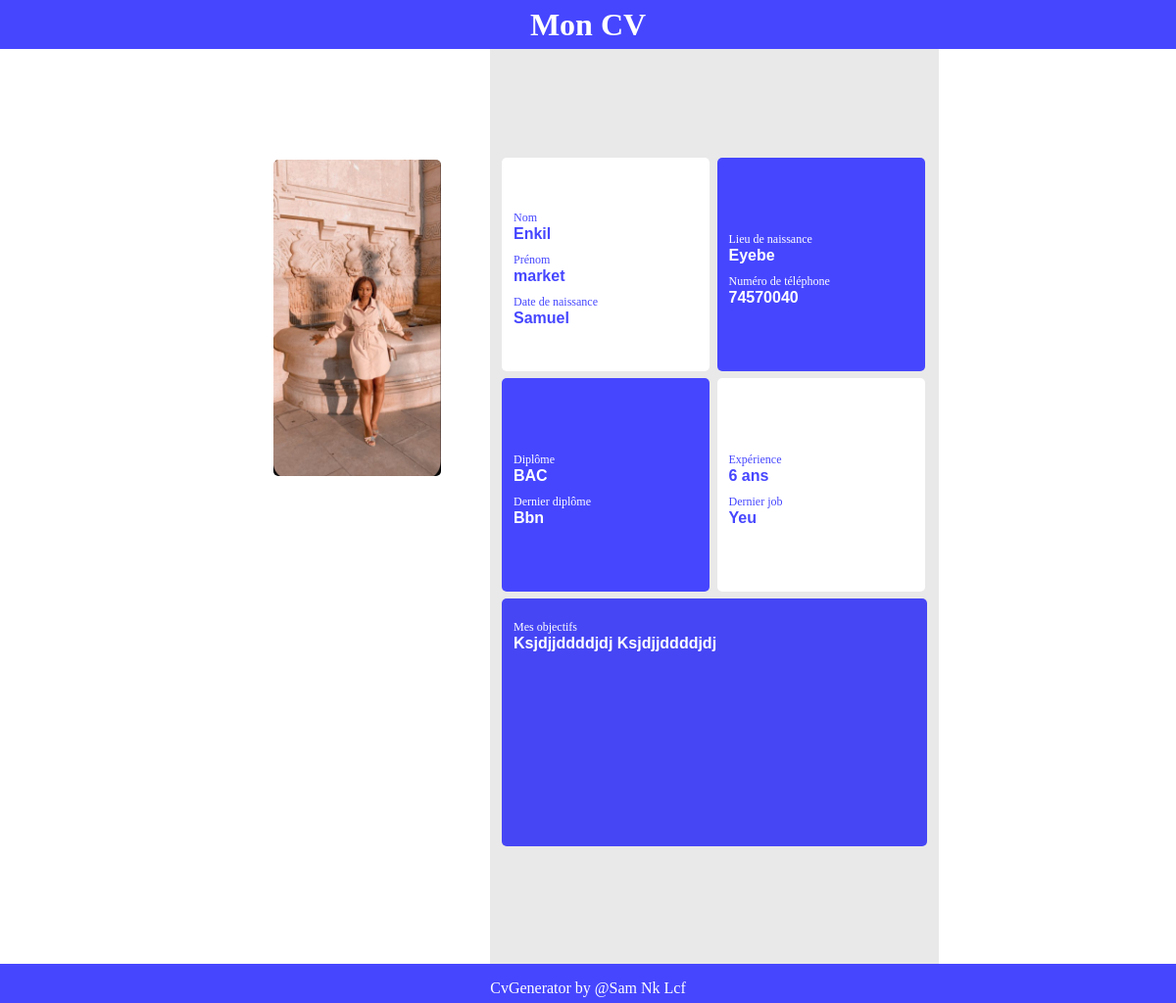
The app's page /voir/24/ (signed in) with its own data.
### cv/models.py (models this page shows, shortened)
class cv(models.Model):
    nom = models.CharField(max_length=120)
    prenom = models.CharField(max_length=120)
    date_de_naissance = models.CharField(max_length=120)
    lieu_de_naissance = models.CharField(max_length=120)
    numero_telephone = models.CharField(max_length=120)
    adresse = models.CharField(max_length=120)
    dipomes = models.CharField(max_length=120)
    last_diplome = models.CharField(max_length=120)
    qualification = models.CharField(max_length=120)
    experience = models.PositiveIntegerField(null=True)
    last_job = models.CharField(max_length=120)
    biograpy = models.TextField(max_length=400)
    date = models.DateTimeField(auto_now_add=True,
                                verbose_name='date de création')
    photo = models.ImageField(blank=True, upload_to='photo')
    user = models.ForeignKey(User, on_delete=models.CASCADE)

### cv/views.py (the view)
# urls.py: path('voir/<int:pk>/', voir.as_view(), name='voir'),
class voir(LoginRequiredMixin, DetailView):
    context_object_name = 'cv'
    model = cv
    template_name = 'cv/voir.html'

### cv/templates/cv/voir.html (shortened to what this page needs)
<!DOCTYPE html>
<html lang="fr">
<head>
    {% load static %}
    <link rel="stylesheet" href="{% static 'cv/index.css' %}">
</head>
<body>
    <header>
        <h1 style="cursor: pointer;">Mon CV</h1>
    </header>
    <main class="main">
            <div class="section1">
                <img src="{{ cv.photo.url }}" alt="Phto" width="171">
            </div>
            <div class="section2">
                <div class="part1">
                    <p>Nom</p>
                    <b>{{ cv.nom }}</b>
                    <p>Prénom</p>
                    <b>{{ cv.prenom }}</b>
                    <p>Date de naissance</p>
                    <b>{{ cv.date_de_naissance }}</b>
                </div>
                <div class="part2">
                    <p>Lieu de naissance</p>
                    <b>{{ cv.lieu_de_naissance }}</b>
                    <p>Numéro de téléphone</p>
                    <b>{{ cv.numero_telephone }}</b>
                </div>
                <div class="part3">
                    <p>Diplôme</p>
                    <b>{{ cv.dipomes }}</b>
                    <p>Dernier diplôme</p>
                    <b>{{ cv.last_diplome }}</b>
                </div>
                <div class="part4">
                    <p>Expérience</p>
                    <b>{{ cv.experience }} ans</b>
                    <p>Dernier job</p>
                    <b>{{ cv.last_job }}</b>
                </div>
                <section class="part5" style="background-color: rgb(70, 70, 245); width: 434px;height: 253px;">
                    <p>Mes objectifs</p>
                    <article class="bio">
                        <b>{{ cv.biograpy }}</b>
                    </article>
                </section>
            </div>
    </main>
    <footer>
        <p>CvGenerator by @Sam Nk Lcf</p>
    </footer>
</body>
</html>

### cv/static/cv/index.css (style rules this page uses)
* { padding: 0; margin: 0; box-sizing: border-box; }
body { width: 730px; margin: 0 auto; }
.main { display: flex; height: 1024px; position: relative; }
.main .section1 { width: 258px; background-color: white; display: flex; flex-direction: column; align-items: center; padding-top: 163px; }
.main .section1 img { border-radius: 5px; }
.main .section2 { display: grid; grid-template-areas: "part1 part1 part2 part2" "part3 part3 part4 part4" "part5 part5 part5 part5"; grid-gap: 5px; place-content: center; margin-left: 7px; background-color: rgb(233, 233, 233); padding: 12px; text-align: center; position: relative; }
.main .section2 div { width: 212px; height: 218px; border-radius: 5px; margin-bottom: 2px; display: flex; flex-direction: column; justify-content: center; padding-left: 12px; text-align: left; }
.main .section2 div p, .main .section2 section p { font-size: 12px; }
.main .section2 div b { font-family: sans-serif; }
.main .section2 .part1 { grid-area: part1; background-color: white; color: rgb(70, 70, 275); }
.main .section2 .part2 { grid-area: part2; background-color: rgb(70, 70, 275); color: white; }
.main .section2 .part3 { grid-area: part3; background-color: rgb(70, 70, 275); color: white; }
.main .section2 .part4 { grid-area: part4; background-color: white; color: rgb(70, 70, 275); }
.main .section2 .part5 { grid-area: part5; padding-left: 12px; padding-top: 12px; border-radius: 5px; color: white; text-align: left; }
.part5 .bio { text-align: justify; padding-right: 12px; font-family: sans-serif; }
footer { background-color: rgb(70, 70, 275); height: 5vh; width: 100%; color: white; display: grid; place-content: center; position: fixed; bottom: 0; right: 0; left: 0; z-index: 10; }
header { color: white; height: 50px; background-color: rgb(70, 70, 275); display: grid; place-content: center; position: fixed; top: 0; right: 0; left: 0; z-index: 10; }

### cv/templates/cv/voir.html (style rules this page uses)
p { margin-top: 10px; }

### records on screen
cv: photo (picture), nom "Enkil", prenom "market", date_de_naissance "Samuel", lieu_de_naissance "Eyebe", numero_telephone "74570040", dipomes "BAC", last_diplome "Bbn", experience "6", last_job "Yeu", biograpy "Ksjdjjddddjdj Ksjdjjddddjdj"
